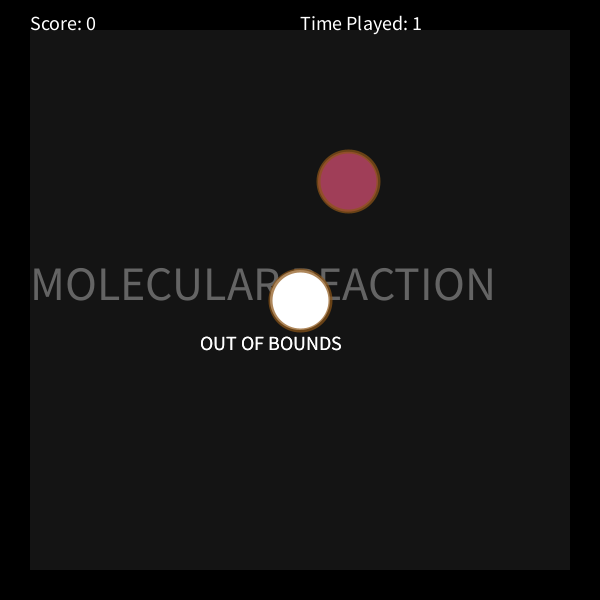
Frame 1 (no input)
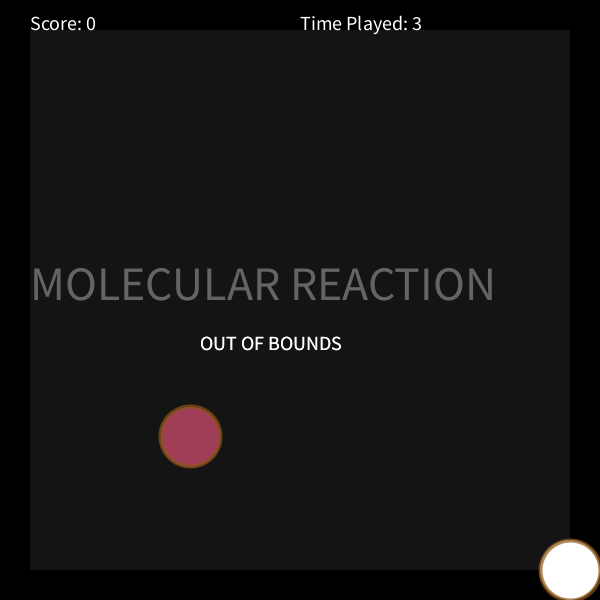
Frame 60 (the mouse pressed at the canvas centre just before this capture)
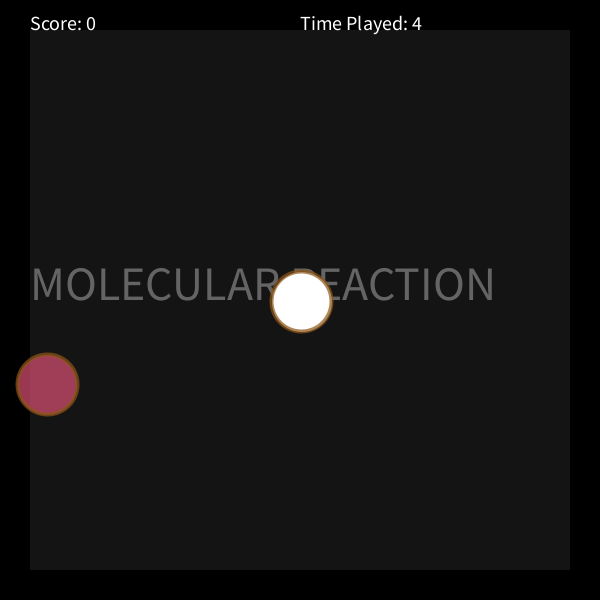
Frame 120 (the mouse held since frame 60 and released just before this capture)

The Processing sketch that drew these frames (run headless with seeded random() and noise(); from frame 60 on, the mouse is pressed at the canvas centre):

// Processing sketch: processing_77141
// ── processing_77141.pde

//Sarah Anderson, seanders
//hw7 game
//copywrite Sarah Anderson @ CMU 2012
//move the mouse to move your mollecule
//if your mollecule goes out of bounds, score is reset to 0
//collide with the bouncing mollecule to gain points

float xNPC,yNPC,xSpeed, ySpeed, di,px,py,inc;
int score;
float windX, windY,windX2, windY2;
color colNPC, strNPC;


void setup(){
  size(600,600);
  smooth();
  textSize(20);
  //movement,score, & placement variables
  windX=30;
  windY=30;
  xNPC=random(70,500);
  yNPC=random(70,500);
  xSpeed= random(1,15);
  ySpeed=random(1,15);
  di= width/10;
  px=width/2;
  py=height/2;
  inc=0.08;
  windX2= 540;
  windY2=540;
  score=0;
  //various colors
  colNPC=color(random(255), random(255),random(255),180);
  strNPC=color(random(255), random(255),random(255),180);
}


void draw(){
  prepScreen();
  moveNPC();
  easePlayer();
  collision();
  
  
}

void prepScreen(){
  background(0);
  fill(50,50,50,100);
  noStroke();
  rect(windX, windY, windX2, windY2);
  textSize(48);
  fill(100);
  text("MOLECULAR REACTION", width/20, height/2);
  time();
  score();
  drawNPC();
  drawPlayer();
}

void drawNPC(){
  fill(colNPC);
  strokeWeight(4);
  stroke(strNPC);
  ellipse(xNPC,yNPC,di,di);  
}

void drawPlayer(){
  fill(255);
  ellipse(px,py, di,di);
}

void moveNPC(){
  xNPC+=xSpeed;
  yNPC+=ySpeed;
  if(xNPC+(di/2)>width-windX || xNPC-(di/2)<windX){
    xSpeed= -xSpeed;  
  }
  if(yNPC+(di/2)>height-windY || yNPC-(di/2)<windY){
    ySpeed= -ySpeed;  
  }
  
}

void easePlayer(){
  px+=(mouseX-px)*inc;
  py+=(mouseY-py)*inc;
  if(mouseX>width-windX){
  text("OUT OF BOUNDS", width/3, 350);
  px=windX;  
  score=0;
  }
  if(mouseY>height-windY){
  text("OUT OF BOUNDS", width/3, 350);  
  py=windY;  
  score=0;
  }
  if(mouseX<windX){
  text("OUT OF BOUNDS", width/3, 350);
  px=width-windX;  
  score=0;
  }
  if(mouseY<windY){
  text("OUT OF BOUNDS", width/3, 350);
  py=height-windY;  
  score=0;
  }
}

void collision(){
  float d=dist(px,py,xNPC,yNPC);
  if(d<=di){
    score++;
    prepScreen();
    fill(255,0,0);
    textSize(60);
    text("BANG!", px, py);
    xNPC=random(70,500);
    yNPC=random(70,500);
    xSpeed=random(1,9);
    ySpeed=random(1,9);
    colNPC=color(random(255), random(255),random(255),180);
    strNPC=color(random(255), random(255),random(255),180);
  }
}

void score(){
  textSize(20);
  fill(255);
  text ("Score: "+ score, 30,30);
}

void time(){
  textSize(20);
  fill(255);
  int time=millis()/1000;
  text("Time Played: " + time, width/2, 30);
  
}
